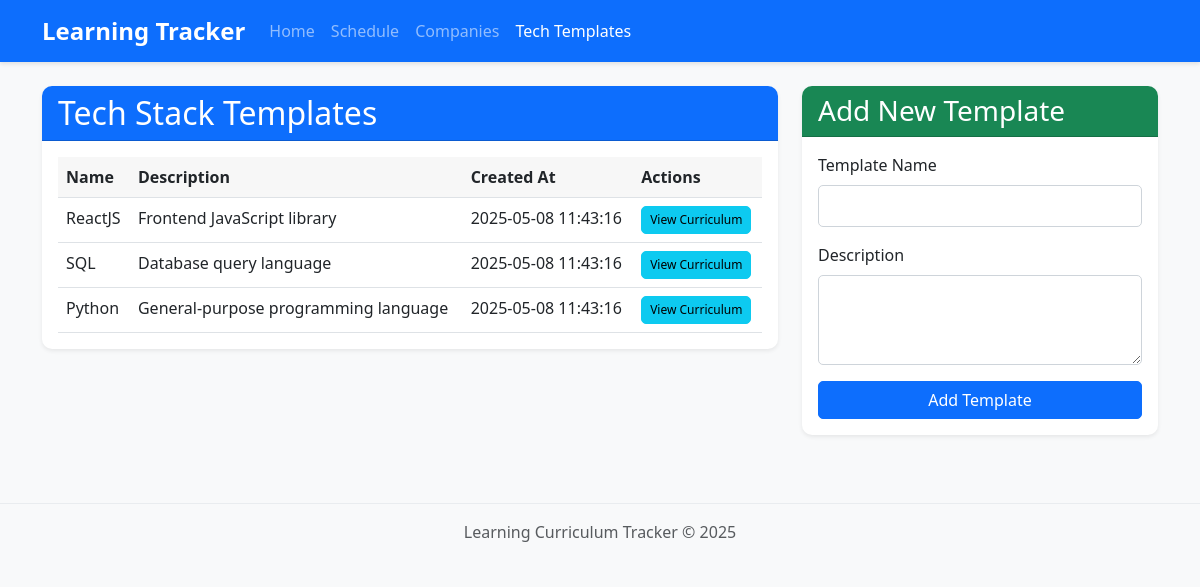
The app's page /tech_stack_templates with its own data.
### tables this page shows
CREATE TABLE tech_stacks (
        id INTEGER PRIMARY KEY AUTOINCREMENT,
        name TEXT NOT NULL UNIQUE,
        description TEXT,
        is_template BOOLEAN DEFAULT TRUE, 
        created_at TIMESTAMP DEFAULT CURRENT_TIMESTAMP
    );

### app.py (the view)
@app.route('/tech_stack_templates')
def tech_stack_templates():
    templates = TechStack.get_all_templates()
    return render_template('tech_stack_templates.html', templates=templates)

### models.py (called while the page is built)
def get_db_connection():
    conn = sqlite3.connect(DATABASE_PATH)
    conn.row_factory = sqlite3.Row
    return conn

    @staticmethod
    def get_all_templates():
        conn = get_db_connection()
        templates = conn.execute("SELECT * FROM tech_stacks WHERE is_template = TRUE").fetchall()
        conn.close()
        return templates

### templates/tech_stack_templates.html (shortened to what this page needs)
{% extends "base.html" %}
{% block content %}
<div class="row">
    <div class="col-md-8">
        <div class="card shadow-sm">
            <div class="card-header bg-primary text-white">
                <h2 class="mb-0">Tech Stack Templates</h2>
            </div>
            <div class="card-body">
                {% if templates %}
                <div class="table-responsive">
                    <table class="table table-hover">
                        <thead>
                            <tr>
                                <th>Name</th>
                                <th>Description</th>
                                <th>Created At</th>
                                <th>Actions</th>
                            </tr>
                        </thead>
                        <tbody>
                            {% for template in templates %}
                            <tr>
                                <td>{{ template.name }}</td>
                                <td>{{ template.description }}</td>
                                <td>{{ template.created_at }}</td>
                                <td>
                                    <a href="{{ url_for('tech_stack_template_detail', template_id=template.id) }}"
                                        class="btn btn-info btn-sm">View Curriculum</a>
                                </td>
                            </tr>
                            {% endfor %}
                        </tbody>
                    </table>
                </div>
                {% else %}
                <div class="alert alert-info">
                    <p class="mb-0">No tech stack templates found. Add a template to get started!</p>
                </div>
                {% endif %}
            </div>
        </div>
    </div>
    <div class="col-md-4">
        <div class="card shadow-sm">
            <div class="card-header bg-success text-white">
                <h3 class="mb-0">Add New Template</h3>
            </div>
            <div class="card-body">
                <form action="{{ url_for('add_tech_stack_template') }}" method="post">
                    <div class="mb-3">
                        <label for="name" class="form-label">Template Name</label>
                        <input type="text" class="form-control" id="name" name="name" required>
                    </div>
                    <div class="mb-3">
                        <label for="description" class="form-label">Description</label>
                        <textarea class="form-control" id="description" name="description" rows="3"></textarea>
                    </div>
                    <div class="d-grid">
                        <button type="submit" class="btn btn-primary">Add Template</button>
                    </div>
                </form>
            </div>
        </div>
    </div>
</div>
{% endblock %}

### static/css/style.css (style rules this page uses)
body { background-color: #f8f9fa; font-family: 'Segoe UI', Tahoma, Geneva, Verdana, sans-serif; }
.card { border: none; border-radius: 10px; box-shadow: 0 4px 6px rgba(0, 0, 0, 0.1); margin-bottom: 20px; transition: transform 0.3s ease; }
.card-header { border-radius: 10px 10px 0 0 !important; font-weight: bold; }
.table { margin-bottom: 0; }
.table th { font-weight: 600; background-color: rgba(0, 0, 0, 0.03); }
.btn { border-radius: 5px; font-weight: 500; }
.btn-sm { padding: 0.25rem 0.5rem; font-size: 0.75rem; }
.form-control { border-radius: 5px; border: 1px solid #ced4da; padding: 0.5rem 0.75rem; }

### records on screen
tech_stacks: name "ReactJS", description "Frontend JavaScript library", created_at "2025-05-08 11:43:16"
tech_stacks: name "SQL", description "Database query language", created_at "2025-05-08 11:43:16"
tech_stacks: name "Python", description "General-purpose programming language", created_at "2025-05-08 11:43:16"
